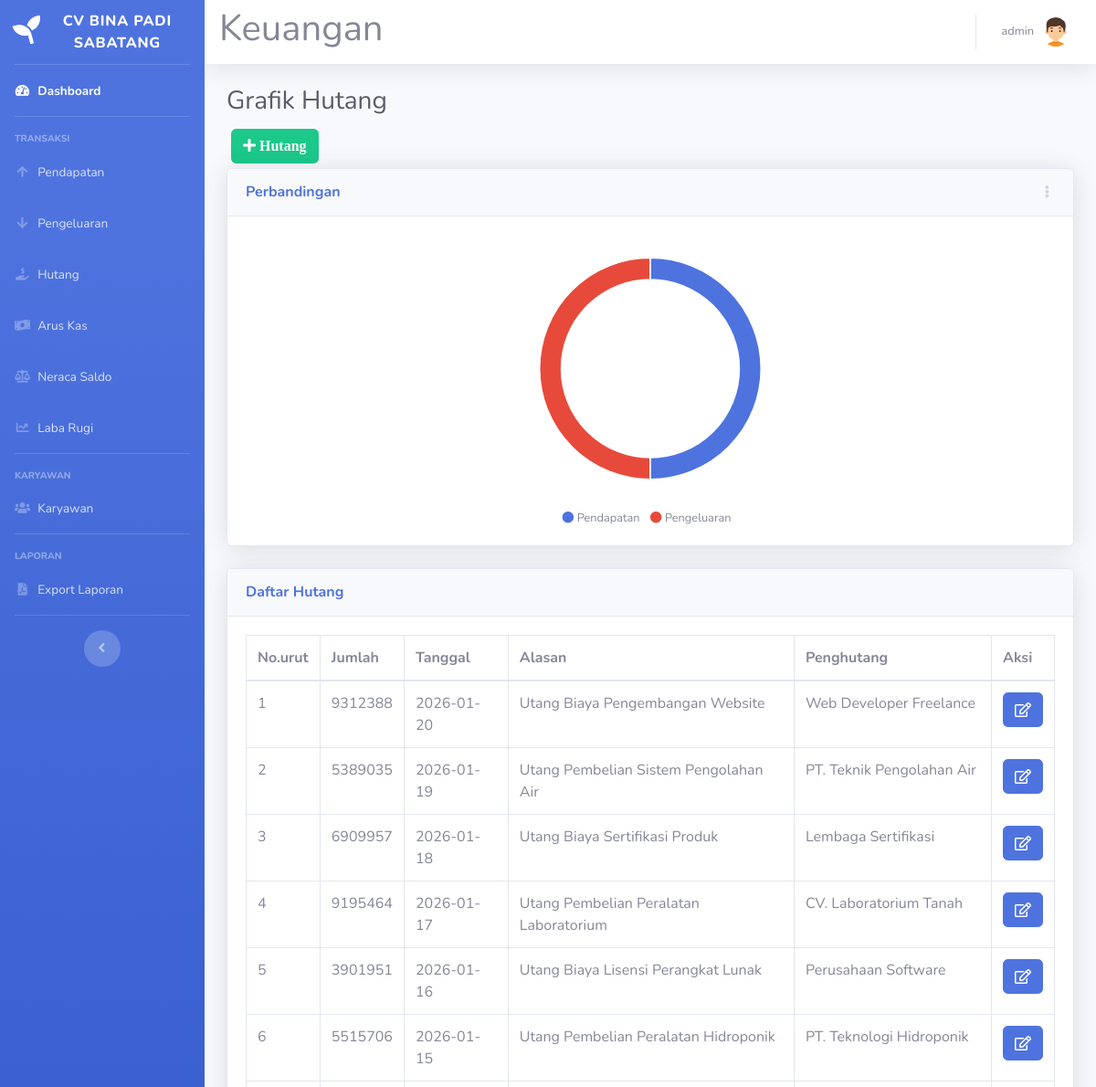
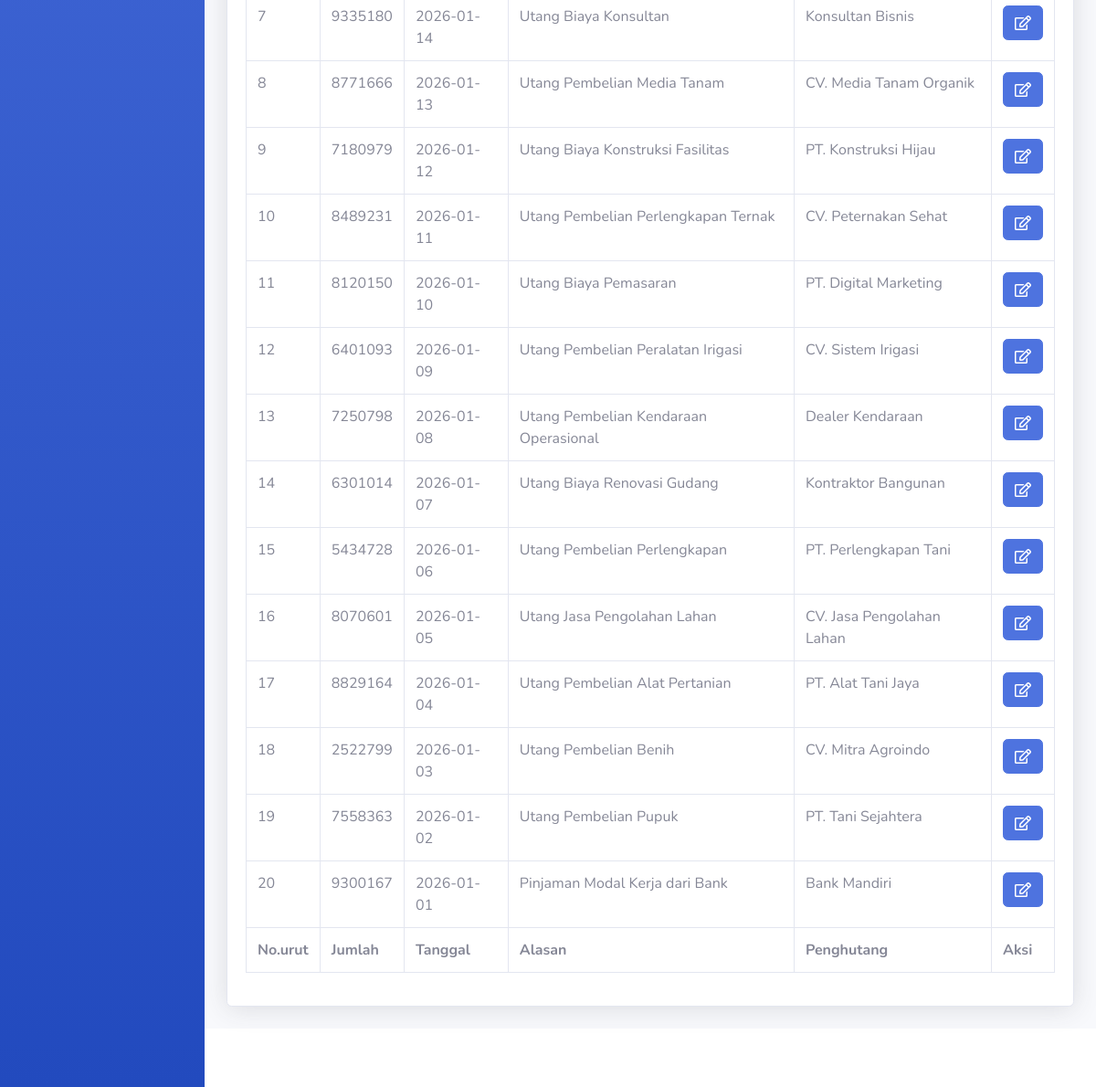
The app's page /hutang.php (signed in) with its own data (2 pictures, top to bottom).
### tables this page shows
CREATE TABLE `hutang` (
  `id_hutang` int(11) NOT NULL,
  `jumlah` int(11) NOT NULL,
  `tgl_hutang` date NOT NULL,
  `alasan` text NOT NULL,
  `penghutang` varchar(100) NOT NULL,
  `status` int(11) DEFAULT 1,
  `id_user` int(11) DEFAULT 1
);

### hutang.php (the view, shortened to what this page needs)
<!DOCTYPE html>
<html lang="en">
<head>
  <link href="vendor/fontawesome-free/css/all.min.css" rel="stylesheet" type="text/css">
  <link href="css/sb-admin-2.min.css" rel="stylesheet">
</head>
<body id="page-top">
  <?php
  require 'koneksi.php';
  require 'sidebar.php';
  $pendapatan_query = mysqli_query($koneksi, "SELECT id_pemasukan FROM pemasukan");
  $pendapatan = $pendapatan_query ? mysqli_num_rows($pendapatan_query) : 0;
  $pengeluaran_query = mysqli_query($koneksi, "SELECT id_pengeluaran FROM pengeluaran");
  $pengeluaran = $pengeluaran_query ? mysqli_num_rows($pengeluaran_query) : 0;
  ?>
  <div id="content">
    <?php require 'navbar.php'; ?>
    <div class="container-fluid">
      <h1 class="h3 mb-2 text-gray-800">Grafik Hutang</h1>
      <button type="button" class="btn btn-success" style="margin:5px" data-toggle="modal" data-target="#myModalTambah"><i class="fa fa-plus"> Hutang</i></button><br>
      <div class="row">
        <div class="col-12">
          <div class="card shadow mb-4">
            <div class="card-header py-3 d-flex flex-row align-items-center justify-content-between">
              <h6 class="m-0 font-weight-bold text-primary">Perbandingan</h6>
              <div class="dropdown no-arrow">
                <a class="dropdown-toggle" href="#" role="button" id="dropdownMenuLink" data-toggle="dropdown" aria-haspopup="true" aria-expanded="false">
                  <i class="fas fa-ellipsis-v fa-sm fa-fw text-gray-400"></i>
                </a>
              </div>
            </div>
            <div class="card-body">
              <div class="chart-pie pt-4 pb-2">
                <canvas id="myPieChart"></canvas>
              </div>
              <div class="mt-4 text-center small">
                <span class="mr-2">
                  <i class="fas fa-circle text-primary"></i> Pendapatan
                </span>
                <span class="mr-2">
                  <i class="fas fa-circle text-danger"></i> Pengeluaran
                </span>
              </div>
            </div>
          </div>
        </div>
      </div>
      <div class="card shadow mb-4">
        <div class="card-header py-3">
          <h6 class="m-0 font-weight-bold text-primary">Daftar Hutang</h6>
        </div>
        <div class="card-body">
          <div class="table-responsive">
            <table class="table table-bordered" id="dataTable" width="100%" cellspacing="0">
              <thead>
                <tr>
                  <th>No.urut</th>
                  <th>Jumlah</th>
                  <th>Tanggal</th>
                  <th>Alasan</th>
                  <th>Penghutang</th>
                  <th>Aksi</th>
                </tr>
              </thead>
              <tfoot>
                <tr>
                  <th>No.urut</th>
                  <th>Jumlah</th>
                  <th>Tanggal</th>
                  <th>Alasan</th>
                  <th>Penghutang</th>
                  <th>Aksi</th>
                </tr>
              </tfoot>
              <tbody>
                <?php
                $query = mysqli_query($koneksi, "SELECT * FROM hutang WHERE jumlah > 1000 ORDER BY tgl_hutang DESC");
                if ($query) {
                  $no = 1;
                  while ($data = mysqli_fetch_assoc($query)) {
                ?>
                    <tr>
                      <td><?= $no++ ?></td>
                      <td><?= $data['jumlah'] ?></td>
                      <td><?= $data['tgl_hutang'] ?></td>
                      <td><?= $data['alasan'] ?></td>
                      <td><?= $data['penghutang'] ?></td>
                      <td>
                        <a href="#" type="button" class=" fa fa-edit btn btn-primary btn-md" data-toggle="modal" data-target="#myModal<?php echo $data['id_hutang']; ?>"></a>
                      </td>
                    </tr>
          </div>
      <?php
                  }
                } else {
                  echo '<tr><td colspan="6" class="text-center">Belum ada data hutang atau tabel belum tersedia.</td></tr>';
                }
      ?>
  <?php require 'footer.php' ?>
  <script type="text/javascript">
    // Set new default font family and font color to mimic Bootstrap's default styling
    Chart.defaults.global.defaultFontFamily = 'Nunito', '-apple-system,system-ui,BlinkMacSystemFont,"Segoe UI",Roboto,"Helvetica Neue",Arial,sans-serif';
    Chart.defaults.global.defaultFontColor = '#858796';
    // Pie Chart Example
    var ctx = document.getElementById("myPieChart");
    var myPieChart = new Chart(ctx, {
      type: 'doughnut',
      data: {
        labels: ["Pendapatan", "Pengeluaran"],
        datasets: [{
          data: [<?php echo $pendapatan ?>, <?php echo $pengeluaran ?>],
          backgroundColor: ['#4e73df', '#e74a3b'],
          hoverBackgroundColor: ['#2e59d9', '#e74a3b'],
          hoverBorderColor: "rgba(234, 236, 244, 1)",
        }],
      },
      options: {
        maintainAspectRatio: false,
        tooltips: {
          backgroundColor: "rgb(255,255,255)",
          bodyFontColor: "#858796",
          borderColor: '#dddfeb',
          borderWidth: 1,
          xPadding: 15,
          yPadding: 15,
          displayColors: false,
          caretPadding: 10,
        },
        legend: {
          display: false
        },
        cutoutPercentage: 80,
      },
    });
  </script>
</body>
</html>

### records on screen
hutang: jumlah "9312388", tgl_hutang "2026-01-20", alasan "Utang Biaya Pengembangan Website", penghutang "Web Developer Freelance"
hutang: jumlah "5389035", tgl_hutang "2026-01-19", alasan "Utang Pembelian Sistem Pengolahan Air", penghutang "PT. Teknik Pengolahan Air"
hutang: jumlah "6909957", tgl_hutang "2026-01-18", alasan "Utang Biaya Sertifikasi Produk", penghutang "Lembaga Sertifikasi"
hutang: jumlah "9195464", tgl_hutang "2026-01-17", alasan "Utang Pembelian Peralatan Laboratorium", penghutang "CV. Laboratorium Tanah"
hutang: jumlah "3901951", tgl_hutang "2026-01-16", alasan "Utang Biaya Lisensi Perangkat Lunak", penghutang "Perusahaan Software"
hutang: jumlah "5515706", tgl_hutang "2026-01-15", alasan "Utang Pembelian Peralatan Hidroponik", penghutang "PT. Teknologi Hidroponik"
hutang: jumlah "9335180", tgl_hutang "2026-01-14", alasan "Utang Biaya Konsultan", penghutang "Konsultan Bisnis"
hutang: jumlah "8771666", tgl_hutang "2026-01-13", alasan "Utang Pembelian Media Tanam", penghutang "CV. Media Tanam Organik"
hutang: jumlah "7180979", tgl_hutang "2026-01-12", alasan "Utang Biaya Konstruksi Fasilitas", penghutang "PT. Konstruksi Hijau"
hutang: jumlah "8489231", tgl_hutang "2026-01-11", alasan "Utang Pembelian Perlengkapan Ternak", penghutang "CV. Peternakan Sehat"
hutang: jumlah "8120150", tgl_hutang "2026-01-10", alasan "Utang Biaya Pemasaran", penghutang "PT. Digital Marketing"
hutang: jumlah "6401093", tgl_hutang "2026-01-09", alasan "Utang Pembelian Peralatan Irigasi", penghutang "CV. Sistem Irigasi"
hutang: jumlah "7250798", tgl_hutang "2026-01-08", alasan "Utang Pembelian Kendaraan Operasional", penghutang "Dealer Kendaraan"
hutang: jumlah "6301014", tgl_hutang "2026-01-07", alasan "Utang Biaya Renovasi Gudang", penghutang "Kontraktor Bangunan"
hutang: jumlah "5434728", tgl_hutang "2026-01-06", alasan "Utang Pembelian Perlengkapan", penghutang "PT. Perlengkapan Tani"
hutang: jumlah "8070601", tgl_hutang "2026-01-05", alasan "Utang Jasa Pengolahan Lahan", penghutang "CV. Jasa Pengolahan Lahan"
hutang: jumlah "8829164", tgl_hutang "2026-01-04", alasan "Utang Pembelian Alat Pertanian", penghutang "PT. Alat Tani Jaya"
hutang: jumlah "2522799", tgl_hutang "2026-01-03", alasan "Utang Pembelian Benih", penghutang "CV. Mitra Agroindo"
hutang: jumlah "7558363", tgl_hutang "2026-01-02", alasan "Utang Pembelian Pupuk", penghutang "PT. Tani Sejahtera"
hutang: jumlah "9300167", tgl_hutang "2026-01-01", alasan "Pinjaman Modal Kerja dari Bank", penghutang "Bank Mandiri"

### other values on screen
$_SESSION['nama'] "admin"
